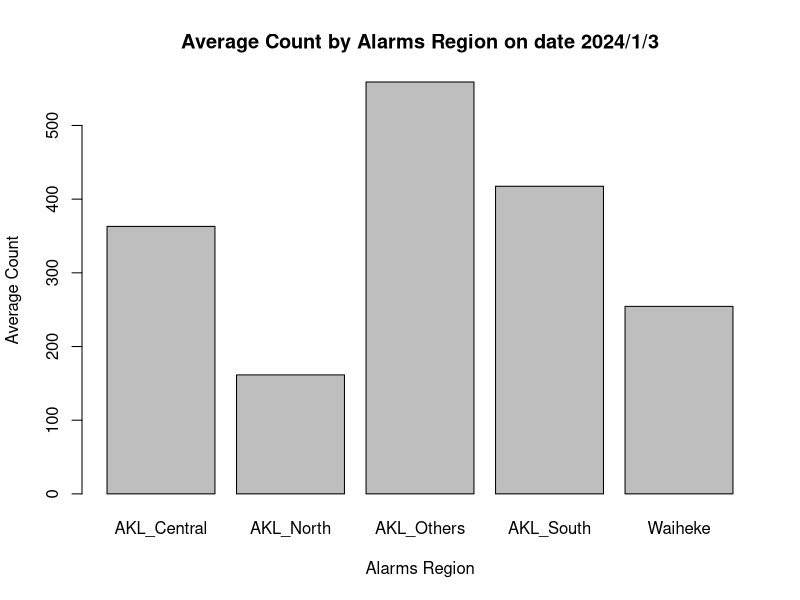

Generate this figure with R:
## ---- chunk 1
knitr::opts_chunk$set(echo = TRUE)
## ---- chunk 2
task2 <-read.csv('task2.csv')
task3 <-read.csv('task3.csv')

## ---- chunk 3
data <- task2[1:5,]
# Plotting average_count against alarms_region
# Create a bar plot
barplot(data[,6], names.arg = data[,5], 
        xlab = "Alarms Region", ylab = "Average Count", 
        main = "Average Count by Alarms Region on date 2024/1/3")
## ---- chunk 4

task3 <- task3[order(task3[,3]), ]
print(task3)
